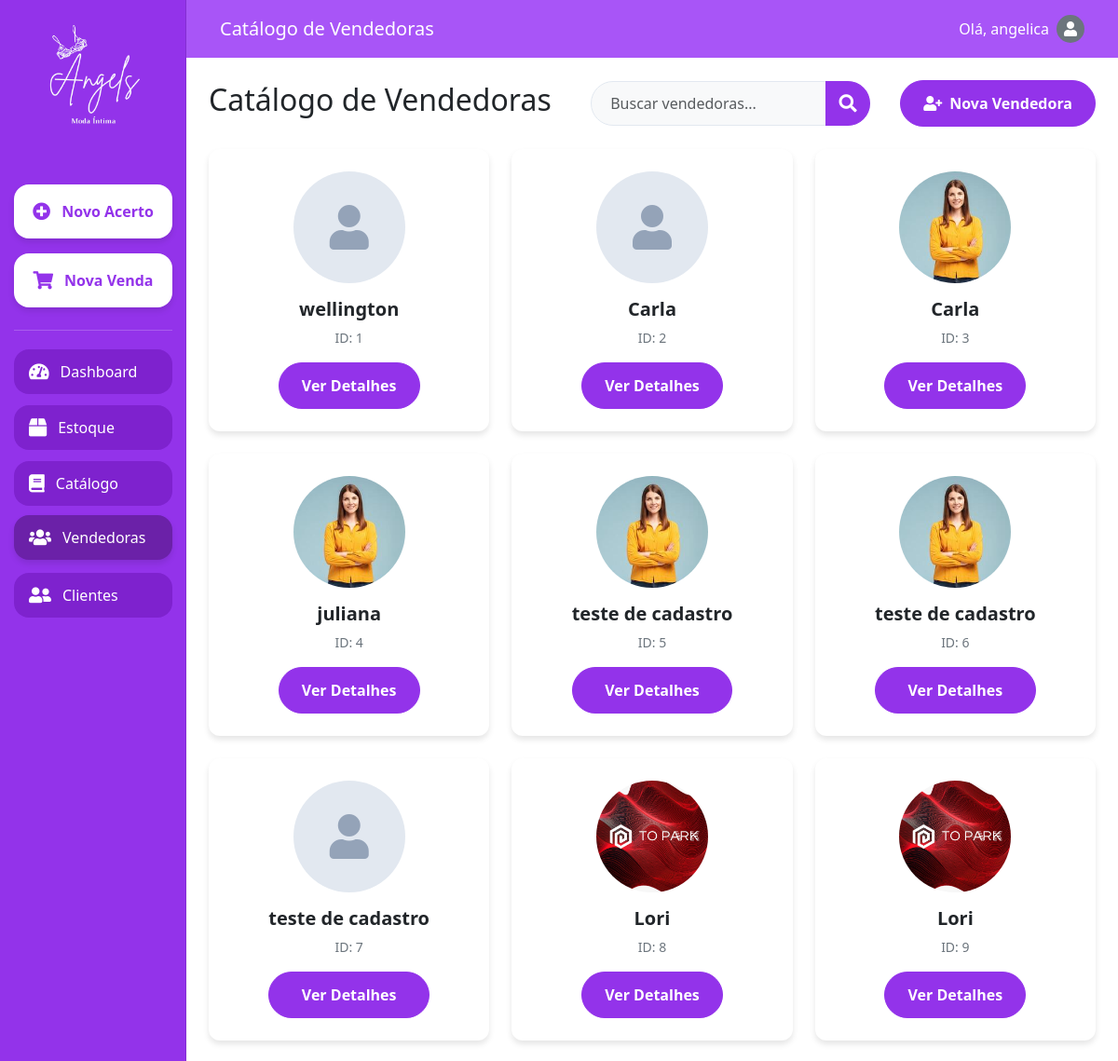
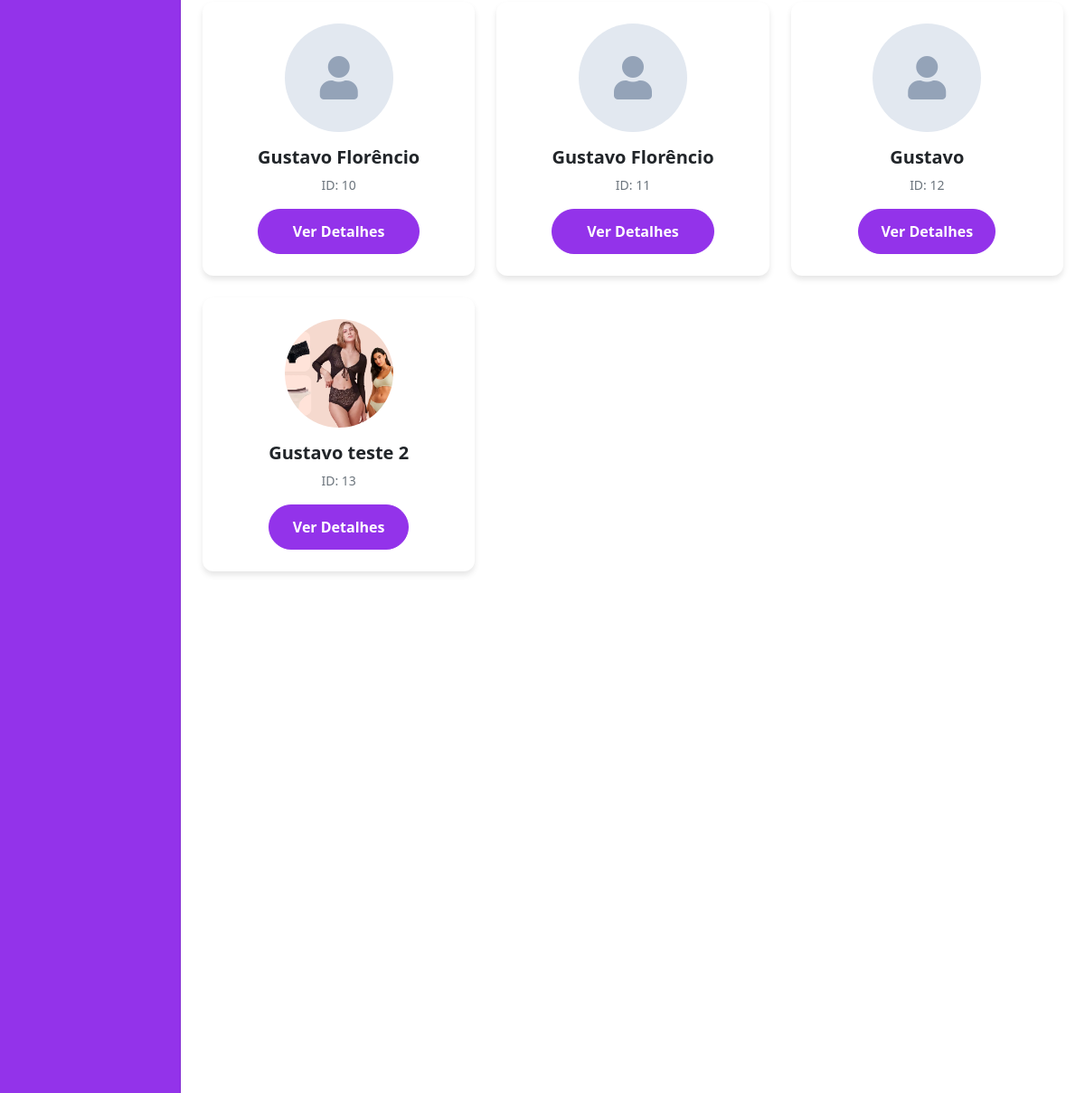
/vendedoras/ (signed in, upper part), run on an earlier commit of the app's database (2 pictures, top to bottom).
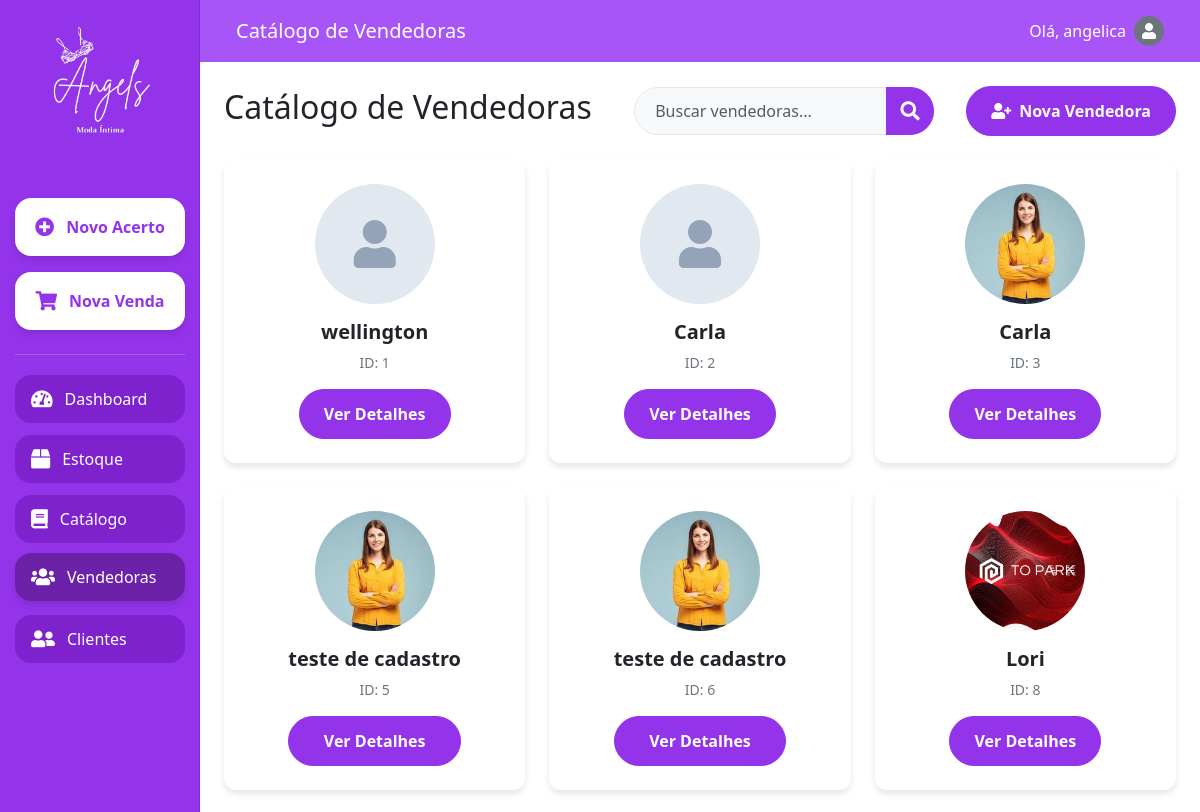
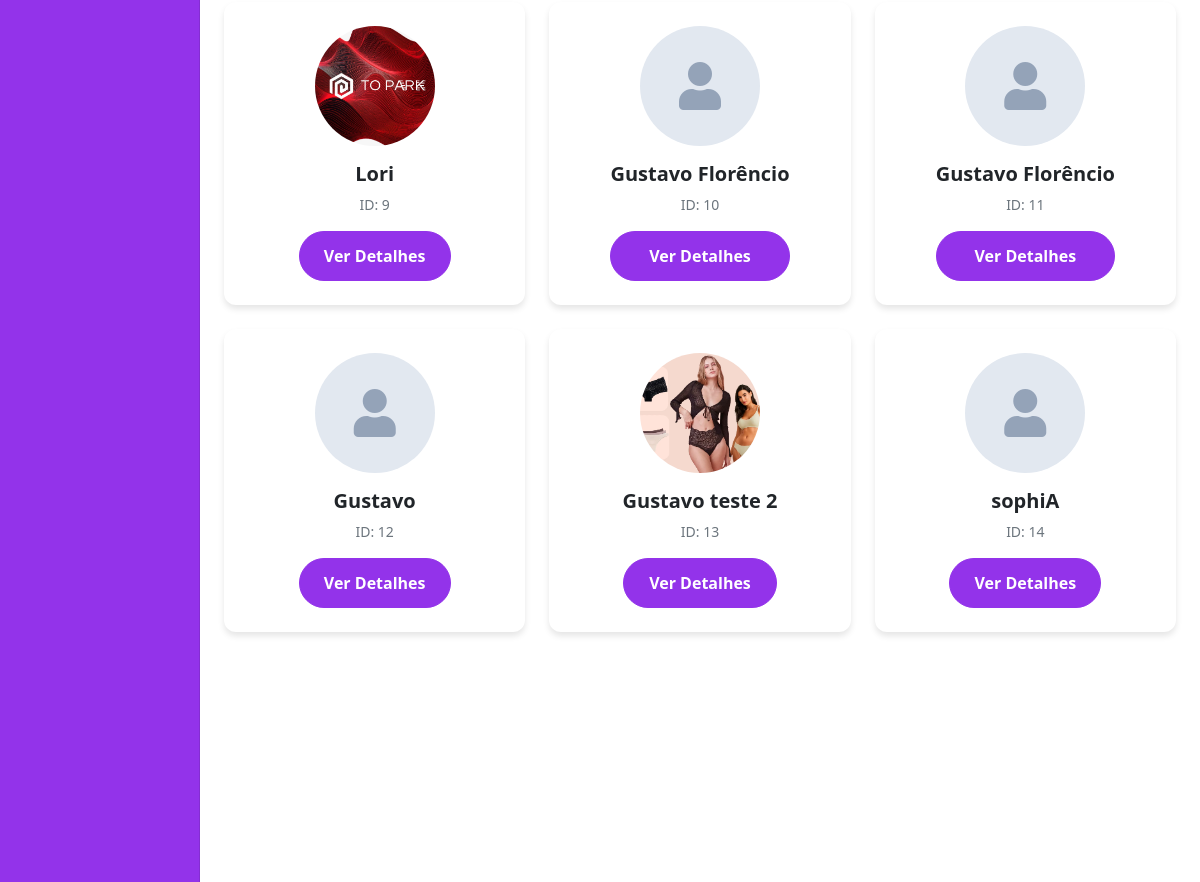
And on a later commit of the database (2 pictures, top to bottom).
### setup/models.py (models this page shows, shortened)
class Vendedora(models.Model):
    nome = models.CharField(max_length=100)
    foto = models.ImageField(upload_to='vendedoras/', null=True, blank=True)
    logradouro = models.CharField(max_length=200)
    bairro = models.CharField(max_length=100)
    cidade = models.CharField(max_length=100)
    uf = models.CharField(max_length=2)
    telefone1 = models.CharField(max_length=20)
    telefone2 = models.CharField(max_length=20, blank=True, null=True)
    observacoes = models.TextField(blank=True)
    contrato = models.FileField(upload_to='contratos/', null=True, blank=True)
    produtos = models.ManyToManyField('Produto', through='EstoqueVendedora')

### setup/views.py (the view)
# urls.py: path('vendedoras/', views.vendedoras, name='vendedoras'),
@login_required
def vendedoras(request):
    vendedoras = Vendedora.objects.all()
    return render(request, 'vendedoras.html', {'vendedoras': vendedoras})

### setup/templates/vendedoras.html (shortened to what the changed rows need)
{% extends 'base.html' %}
{% load static %}
{% block content %}
<!DOCTYPE html>
<html lang="pt-br">
<head>
    <link href="https://cdn.jsdelivr.net/npm/bootstrap@5.3.0/dist/css/bootstrap.min.css" rel="stylesheet">
    <link href="https://cdnjs.cloudflare.com/ajax/libs/font-awesome/5.15.3/css/all.min.css" rel="stylesheet">
</head>
<body>
    <div class="container-fluid vh-100">
        <div class="row h-100">
            <main class="col-md-9 ms-sm-auto col-lg-10 px-md-4">
                <div class="d-flex justify-content-between align-items-center mb-4">
                    <h1 class="h2">Catálogo de Vendedoras</h1>
                </div>
                <div class="row g-4">
                    {% for vendedora in vendedoras %}
                    <div class="col-md-6 col-lg-4">
                        <div class="seller-card">
                            <div class="text-center">
                                {% if vendedora.foto %}
                                    <img src="{{ vendedora.foto.url }}" alt="Foto de {{ vendedora.nome }}" class="seller-photo">
                                {% else %}
                                    <div class="seller-photo-placeholder">
                                        <i class="fas fa-user"></i>
                                    </div>
                                {% endif %}
                                <h3 class="seller-name">{{ vendedora.nome }}</h3>
                                <p class="seller-id mb-3">ID: {{ vendedora.id }}</p>
                                <a href="{% url 'detalhes_vendedora' vendedora.id %}" class="btn btn-primary">Ver Detalhes</a>
                            </div>
                        </div>
                    </div>
                    {% empty %}
                    <div class="col-12">
                        <p class="text-center">Nenhuma vendedora cadastrada ainda.</p>
                    </div>
                    {% endfor %}
                </div>
            </main>
        </div>
    </div>
</body>
</html>
{% endblock %}

What changed in the data, as far as the page shows it:
removed Vendedora: foto (picture), nome "juliana", id "4"
removed Vendedora: nome "teste de cadastro", id "7"
added Vendedora: nome "sophiA", id "14"
